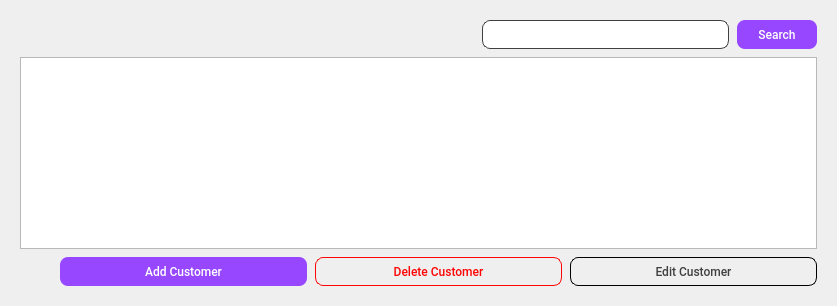
         <widget class="QWidget" name="customers_page">
          <layout class="QGridLayout" name="gridLayout_5">
           <property name="leftMargin">
            <number>20</number>
           </property>
           <property name="topMargin">
            <number>20</number>
           </property>
           <property name="rightMargin">
            <number>20</number>
           </property>
           <property name="bottomMargin">
            <number>20</number>
           </property>
           <property name="spacing">
            <number>8</number>
           </property>
           <item row="0" column="0">
            <layout class="QVBoxLayout" name="verticalLayout_12">
             <item>
              <layout class="QHBoxLayout" name="horizontalLayout_21">
               <item>
                <spacer name="horizontalSpacer_5">
                 <property name="orientation">
                  <enum>Qt::Horizontal</enum>
                 </property>
                 <property name="sizeHint" stdset="0">
                  <size>
                   <width>40</width>
                   <height>20</height>
                  </size>
                 </property>
                </spacer>
               </item>
               <item>
                <layout class="QHBoxLayout" name="horizontalLayout_22">
                 <item>
                  <widget class="QLineEdit" name="cutomersSearch_input">
                   <property name="sizePolicy">
                    <sizepolicy hsizetype="Expanding" vsizetype="Fixed">
                     <horstretch>247</horstretch>
                     <verstretch>29</verstretch>
                    </sizepolicy>
                   </property>
                   <property name="minimumSize">
                    <size>
                     <width>20</width>
                     <height>20</height>
                    </size>
                   </property>
                   <property name="maximumSize">
                    <size>
                     <width>247</width>
                     <height>29</height>
                    </size>
                   </property>
                   <property name="styleSheet">
                    <string notr="true">width: 247px;
height: 29px;
flex-shrink: 0;
border-radius: 8px;
border: 1px solid #404040;
background: #FFF;</string>
                   </property>
                  </widget>
                 </item>
                 <item>
                  <widget class="QPushButton" name="customersSearch_Button">
                   <property name="minimumSize">
                    <size>
                     <width>40</width>
                     <height>29</height>
                    </size>
                   </property>
                   <property name="maximumSize">
                    <size>
                     <width>80</width>
                     <height>29</height>
                    </size>
                   </property>
                   <property name="font">
                    <font>
                     <family>Roboto</family>
                     <pointsize>-1</pointsize>
                     <weight>62</weight>
                     <italic>false</italic>
                     <bold>true</bold>
                    </font>
                   </property>
                   <property name="styleSheet">
                    <string notr="true">color: #FFF;
font-family: Roboto;
font-size: 12px;
font-style: normal;
font-weight: 500;
line-height: normal;
border-radius: 8px;
background: #9747FF;
display: flex;
padding: 10px;
justify-content: center;
align-items: center;
gap: 10px;</string>
                   </property>
                   <property name="text">
                    <string>Search</string>
                   </property>
                  </widget>
                 </item>
                </layout>
               </item>
              </layout>
             </item>
             <item>
              <widget class="QTableView" name="tableView_4"/>
             </item>
             <item>
              <layout class="QHBoxLayout" name="horizontalLayout_23">
               <item>
                <spacer name="horizontalSpacer_6">
                 <property name="orientation">
                  <enum>Qt::Horizontal</enum>
                 </property>
                 <property name="sizeHint" stdset="0">
                  <size>
                   <width>40</width>
                   <height>20</height>
                  </size>
                 </property>
                </spacer>
               </item>
               <item>
                <widget class="QPushButton" name="addCustomer_button">
                 <property name="minimumSize">
                  <size>
                   <width>247</width>
                   <height>29</height>
                  </size>
                 </property>
                 <property name="maximumSize">
                  <size>
                   <width>247</width>
                   <height>29</height>
                  </size>
                 </property>
                 <property name="font">
                  <font>
                   <family>Roboto</family>
                   <pointsize>-1</pointsize>
                   <weight>62</weight>
                   <italic>false</italic>
                   <bold>true</bold>
                  </font>
                 </property>
                 <property name="styleSheet">
                  <string notr="true">#addCustomer_button{
display: flex;
width: 212px;
height: 28px;
justify-content: center;
align-items: center;
gap: 10px;
flex-shrink: 0;
border-radius: 8px;
color: #fff;
font-family: Roboto;
font-size: 12px;
font-style: normal;
font-weight: 500;
line-height: normal;
	background-color: rgb(151, 71, 255);
}

#addCustomer_button::hover{
background-color: rgb(94, 44, 159);
}</string>
                 </property>
                 <property name="text">
                  <string>Add Customer</string>
                 </property>
                </widget>
               </item>
               <item>
                <widget class="QPushButton" name="deleteCustomer_button">
                 <property name="minimumSize">
                  <size>
                   <width>247</width>
                   <height>29</height>
                  </size>
                 </property>
                 <property name="maximumSize">
                  <size>
                   <width>247</width>
                   <height>29</height>
                  </size>
                 </property>
                 <property name="font">
                  <font>
                   <family>Roboto</family>
                   <pointsize>-1</pointsize>
                   <weight>62</weight>
                   <italic>false</italic>
                   <bold>true</bold>
                  </font>
                 </property>
                 <property name="styleSheet">
                  <string notr="true">#deleteCustomer_button{
display: flex;
width: 212px;
height: 28px;
justify-content: center;
align-items: center;
gap: 10px;
flex-shrink: 0;
border-radius: 8px;
border: 1px solid #FF0404;
color: #FF0404;
font-family: Roboto;
font-size: 12px;
font-style: normal;
font-weight: 500;
line-height: normal;
}

#deleteCustomer_button::hover{
background-color: #FF0404;
color: #fff;
}</string>
                 </property>
                 <property name="text">
                  <string>Delete Customer</string>
                 </property>
                </widget>
               </item>
               <item>
                <widget class="QPushButton" name="editCustomer_button">
                 <property name="minimumSize">
                  <size>
                   <width>247</width>
                   <height>29</height>
                  </size>
                 </property>
                 <property name="maximumSize">
                  <size>
                   <width>247</width>
                   <height>29</height>
                  </size>
                 </property>
                 <property name="font">
                  <font>
                   <family>Roboto</family>
                   <pointsize>-1</pointsize>
                   <weight>62</weight>
                   <italic>false</italic>
                   <bold>true</bold>
                  </font>
                 </property>
                 <property name="styleSheet">
                  <string notr="true">#editCustomer_button{
display: flex;
width: 212px;
height: 28px;
justify-content: center;
align-items: center;
gap: 10px;
flex-shrink: 0;
border-radius: 8px;
border: 1px solid #000;
color: #404040;
font-family: Roboto;
font-size: 12px;
font-style: normal;
font-weight: 500;
line-height: normal;
}

#editCustomer_button::hover{
background-color: #000;
color: #fff;
}</string>
                 </property>
                 <property name="text">
                  <string>Edit Customer</string>
                 </property>
                </widget>
               </item>
              </layout>
             </item>
            </layout>
           </item>
          </layout>
         </widget>
